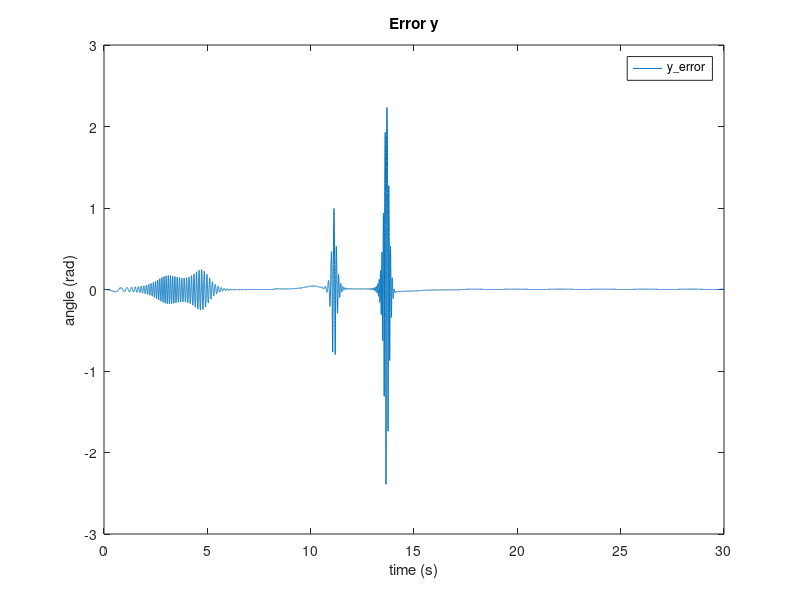

This chart was generated by the following MATLAB code:
% =========================================================================
% We use adaptive control in order to create an adaptive controller to make
% the system to behave like a desired system with desired characteristics
% in the closed loop situation. We have a multi-input multi-output
% linear system in the form x_dot = A*x + B*Lamda*(u + f(x));
%
% This script is the main control simulation for the system that uses the
% following control law: u = theta^T + theta_dot^T * phi
%
% After the system reach balance, a disturbance d(t) applies
% to the system for a total duration on 5 seconds
%
% VARIALBES:
%   - M:  (N*m*s^2)/rad
%   - G:  N*m
%   - C:  (N*m*s)/rad
%   - x1: rad
%   - x2: rad/s
%   - u:  N*m
%
% Formulas used:
%   - x_ref_dot = A_ref * x_ref + B_ref * r(t)
%   - y_ref = C_ref.' * x_ref
%   - u = theta' * omega + theta_dot' * phi
%   - x_dot = A*x + B*Lamda*(u + f(x))
%   - x_dot = A*x + B*Lamda*(u + f(x) + d(t))
%   - y = C.' * x
%   - omega_1_dot = F * omega_1 + g * u
%   - omega_2_dot = F * omega_2 + g * y
%   - omega = [omega_1 omega_2 y r(t)]
%   - phi_dot = - P_0 * phi + omega
%   - theta_dot = - Gamma * e * phi * sgn(k_p/k_m)
%
% =========================================================================

%% Reference Model

clear;
close all;

% Simulation parameters
timestep = 0.001;
simulation_duration = 30;           % Total duration of simulation
N = simulation_duration / timestep; % Number of steps
t = linspace(0, simulation_duration, N);

% Reference Model parameters
A_ref = [0 1; -1 -2];
B_ref = [0; 1];
C_ref = [1; 0];
x_ref(:,1) = [0 0];
y_ref = C_ref(:,1).' * x_ref(:,1);
k_m = 1; 

% System's input
r = @(t) 2 * sin(1 * t);

% Calculate the x_ref_dot and then use this value to calculate x_ref
for i = 1:(length(t) - 1)
    x_ref_dot = A_ref * x_ref(:,i) + B_ref * r(t(i+1));
    x_ref(:,i+1) = x_ref(:,i) + x_ref_dot * timestep;
    y_ref(i+1) = C_ref.' * x_ref(:,i+1);
end

%% Real System

% Real System parameters
M = 1;
G = 10;
C = 1;
A = [0 1;
     0 -C/M];
B = [0; 1];
C = [1; 0];
Lamda = 1/M;
theta_star = -G;
phi_sin = @(t) sin(t);
phi_function = @(t) theta_star*phi_sin(t);
x(:,1) = [0 0];
y = C.' * x(:,1);
k_p = 1/M;                           % Y(s) = [1/M]*[1/(s^2+Cs/M+G/M)]U(s)

% Initialize equations' parameters. Changable parameters that impact the
% simulation.
G_param = 1000;
Gamma = diag([G_param G_param G_param G_param]);
P_0 = 1;                            % 0 < P_0 < 2
lamda_0 = 5;
F = -lamda_0;                       % F = -lamda_0(s), lamda_0 = constant, lamda_0 > 0

% Initialize equations' parameters. Not changable.
phi(:,1) = [0 0 0 0];
theta(:,1) = [0 0 0 0];
theta_dot = [0; 0; 0; 0];
omega(:,1) = [0 0 0 0];
omega_1 = 0;
omega_2 = 0;
omega(:,1) = [omega_1 omega_2 y r(t(1))];
u = 0;
g = 1;
e = y - y_ref;

% % Disturbance
% w = 2;
% a = 50;
% d = @(t) a * sin(w*t);

% Ad = 50;
% fs = 1000; 
% td = 0:1/fs:5; 
% fd = 2;           % frequency
% Td = 1/fd;        % period
% d = Ad*sign(sin(2*pi*fd*td));

d = 10;

% Time management parameters
disturbance_timestep_counter = 0;
disturbance_timestep_duration = 5 / timestep;   % disturbance duration in timesteps
balance_timestep_counter = 0;
balance_timestep_duration = 2 / timestep;       % duration of balance needed before activate disturbances in timesteps
error_limit = 0.002;
start_counting_parameter = 120;                 % exclude the first buch of iterations from the balance counter, due to initialization
stop_counting_parameter = 0;                    % when it is equal to 0 keep counting , if it is equal to 1 stop counting

% Implement the formulas for the simulation
for i = 1:(length(t) - 1)
    if i>start_counting_parameter  && abs(e(i))<error_limit && abs(e(i-1))<error_limit && abs(e(i-2))<error_limit && stop_counting_parameter==0
        balance_timestep_counter = balance_timestep_counter + 1;
    end

    omega_1_dot = F * omega_1(i) + g * u;
    omega_1(i+1) = omega_1(i) + omega_1_dot * timestep;
    
    omega_2_dot = F * omega_2(i) + g * y(i);
    omega_2(i+1) = omega_2(i) + omega_2_dot * timestep;
    
    omega(:,i+1) = [omega_1(i+1) omega_2(i+1) y(i) r(t(i+1))];
    
    phi_dot = - P_0 * phi(:,i) + omega(:,i+1);
    phi(:,i+1) = phi(:,i) + phi_dot * timestep;
    
    theta_dot = - Gamma * e(i) * phi(:,i+1) * sign(k_p/k_m);
    theta(:,i+1) = theta(:,i) + theta_dot * timestep;
    
    u = theta(:,i+1)' * omega(:,i+1) + theta_dot' * phi(:,i+1);
    
    if balance_timestep_counter==balance_timestep_duration && disturbance_timestep_counter~=disturbance_timestep_duration
        stop_counting_parameter = 1;
        % x_dot = A*x(:,i) + B*Lamda*(u + phi_function(x(1,i)) + d(t(i)));
        disturbance_timestep_counter = disturbance_timestep_counter + 1;
        % x_dot = A*x(:,i) + B*Lamda*(u + phi_function(x(1,i)) + d(disturbance_timestep_counter));
        x_dot = A*x(:,i) + B*Lamda*(u + phi_function(x(1,i)) + d);
    else
        x_dot = A*x(:,i) + B*Lamda*(u + phi_function(x(1,i)));
    end

    x(:,i+1) = x(:,i) + x_dot * timestep;
    y(i+1) = C.' * x(:,i+1);
    e(i+1) = y(i+1) - y_ref(i+1);

end

%% Plot Section

% % Plot ouput of reference model and real system in the same plot
% figure()
% plot(t, y_ref(1,:), t, y(1,:));
% title('Rotation Angle, Real-Reference');
% ylabel('angle (rad)');
% xlabel('time (s)');
% legend('y\_ref', 'y');

% Plot output's errors 
figure()
plot(t, e);
title('Error y');
ylabel('angle (rad)'); 
xlabel('time (s)');
legend('y\_error');
